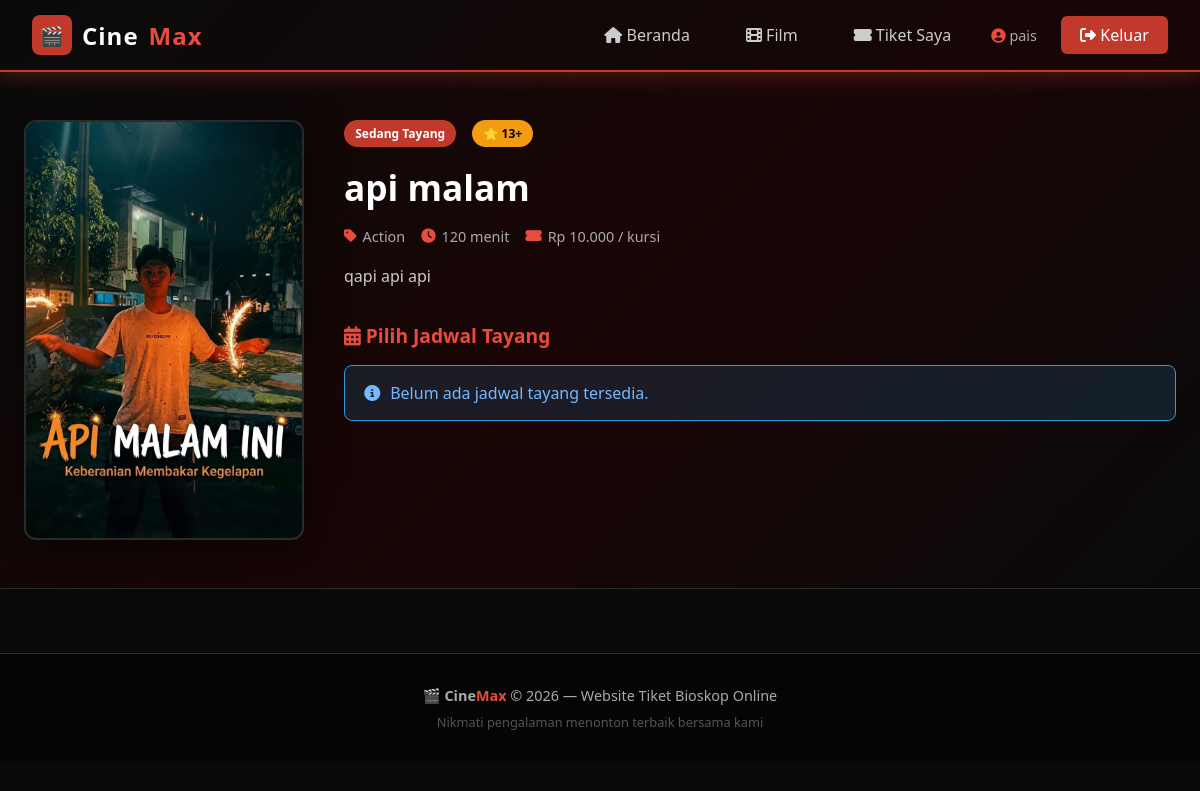
Screenshot of /bioskop/user/film-detail.php?id=22 (signed in) with the database file from the repository.
### tables this page shows
CREATE TABLE `films` (
  `id` int(11) NOT NULL,
  `judul` varchar(200) NOT NULL,
  `genre` varchar(100) DEFAULT NULL,
  `durasi` int(11) DEFAULT NULL,
  `rating` varchar(10) DEFAULT NULL,
  `sinopsis` text DEFAULT NULL,
  `poster` varchar(255) DEFAULT NULL,
  `harga` decimal(10,2) DEFAULT 50000.00,
  `status` enum('tayang','akan_tayang','selesai') DEFAULT 'tayang',
  `created_at` timestamp NOT NULL DEFAULT current_timestamp()
);

### bioskop/user/film-detail.php (the view, shortened to what this page needs)
<?php
require_once '../config/database.php';
$film_id = intval($_GET['id'] ?? 0);
$stmt = $conn->prepare("SELECT * FROM films WHERE id = ?");
$stmt->bind_param("i", $film_id);
$stmt->execute();
$film = $stmt->get_result()->fetch_assoc();
$jadwal_by_date = [];
include '../includes/header.php';
?>
<div class="film-detail-hero">
    <div class="container">
        <div class="film-detail-layout">
            <div class="film-poster-big">
                <?php
                $poster_path = '../assets/uploads/posters/' . ($film['poster'] ?? '');
                if (!empty($film['poster']) && file_exists($poster_path)): ?>
                <img src="<?= htmlspecialchars($poster_path) ?>" alt="<?= htmlspecialchars($film['judul']) ?>">
                <?php else: ?>🎬<?php endif; ?>
            </div>
            <div>
                <div class="d-flex align-center gap-2 mb-2">
                    <span class="badge badge-primary"><?= $film['status'] === 'tayang' ? 'Sedang Tayang' : 'Akan Tayang' ?></span>
                    <span class="badge badge-gold">⭐ <?= htmlspecialchars($film['rating']) ?></span>
                </div>
                <h1 class="film-detail-title"><?= htmlspecialchars($film['judul']) ?></h1>
                <div class="film-detail-meta">
                    <div class="meta-item"><i class="fas fa-tag"></i> <?= htmlspecialchars($film['genre']) ?></div>
                    <div class="meta-item"><i class="fas fa-clock"></i> <?= $film['durasi'] ?> menit</div>
                    <div class="meta-item"><i class="fas fa-ticket-alt"></i> Rp <?= number_format($film['harga'], 0, ',', '.') ?> / kursi</div>
                </div>
                <p class="film-sinopsis-full"><?= htmlspecialchars($film['sinopsis']) ?></p>
                <div class="jadwal-section">
                    <h3 style="font-size:1.2rem; margin-bottom:1rem; color:var(--primary-light)">
                        <i class="fas fa-calendar-alt"></i> Pilih Jadwal Tayang
                    </h3>
                    <?php if (empty($jadwal_by_date)): ?>
                    <div class="alert alert-info">
                        <i class="fas fa-info-circle"></i> Belum ada jadwal tayang tersedia.
                    </div>
                    <?php endif; ?>
                </div>
            </div>
        </div>
    </div>
</div>
<?php include '../includes/footer.php'; ?>

### bioskop/assets/css/style.css (style rules this page uses)
:root { --primary: #c0392b; --primary-dark: #922b21; --primary-light: #e74c3c; --bg-dark: #0a0a0a; --bg-card: #141414; --bg-card2: #1a1a1a; --bg-input: #1e1e1e; --text-white: #ffffff; --text-gray: #aaaaaa; --text-light: #cccccc; --border: #2a2a2a; --border-red: #c0392b; --gold: #f39c12; --success: #27ae60; --shadow: 0 4px 20px rgba(192, 57, 43, 0.3); }
* { margin: 0; padding: 0; box-sizing: border-box; }
body { font-family: 'Segoe UI', Tahoma, Geneva, Verdana, sans-serif; background-color: var(--bg-dark); color: var(--text-white); min-height: 100vh; }
.alert { padding: 1rem 1.2rem; border-radius: 8px; margin-bottom: 1rem; display: flex; align-items: center; gap: 10px; }
.alert-info { background: rgba(52, 152, 219, 0.15); border: 1px solid #3498db; color: #74b9ff; }
.badge { display: inline-block; padding: 0.3rem 0.7rem; border-radius: 20px; font-size: 0.75rem; font-weight: 600; }
.badge-primary { background: var(--primary); color: white; }
.badge-gold { background: var(--gold); color: #000; }
.container { max-width: 1400px; margin: 0 auto; padding: 0 1.5rem; }
.d-flex { display: flex; }
.align-center { align-items: center; }
.gap-2 { gap: 1rem; }
.mb-2 { margin-bottom: 1rem; }

### bioskop/user/film-detail.php (style rules this page uses)
.film-detail-hero { background: linear-gradient(135deg, #0a0a0a 0%, #1a0505 50%, #0a0a0a 100%); padding: 3rem 0; border-bottom: 1px solid var(--border); }
.film-detail-layout { display: grid; grid-template-columns: 280px 1fr; gap: 2.5rem; align-items: start; }
.film-poster-big { width: 100%; aspect-ratio: 2/3; background: linear-gradient(135deg, #1a0505, #2a0a0a); border-radius: 12px; display: flex; align-items: center; justify-content: center; font-size: 6rem; border: 2px solid var(--border); box-shadow: 0 10px 40px rgba(0,0,0,0.5); overflow: hidden; }
.film-poster-big img { width:100%; height:100%; object-fit:cover; display:block; border-radius:10px; }
.film-detail-title { font-size: 2.2rem; font-weight: 900; margin-bottom: 0.5rem; }
.film-detail-meta { display: flex; flex-wrap: wrap; gap: 1rem; margin: 1rem 0; }
.meta-item { display: flex; align-items: center; gap: 6px; font-size: 0.9rem; color: var(--text-gray); }
.meta-item i { color: var(--primary-light); }
.film-sinopsis-full { color: var(--text-light); line-height: 1.8; margin: 1rem 0; }
.jadwal-section { margin-top: 2rem; }

### rows the page displays
films: poster (picture), rating "13+", judul "api malam", genre "Action", durasi "120", harga "10.000", sinopsis "qapi api api"

### other values shown
$_SESSION['user_nama'] "pais"
